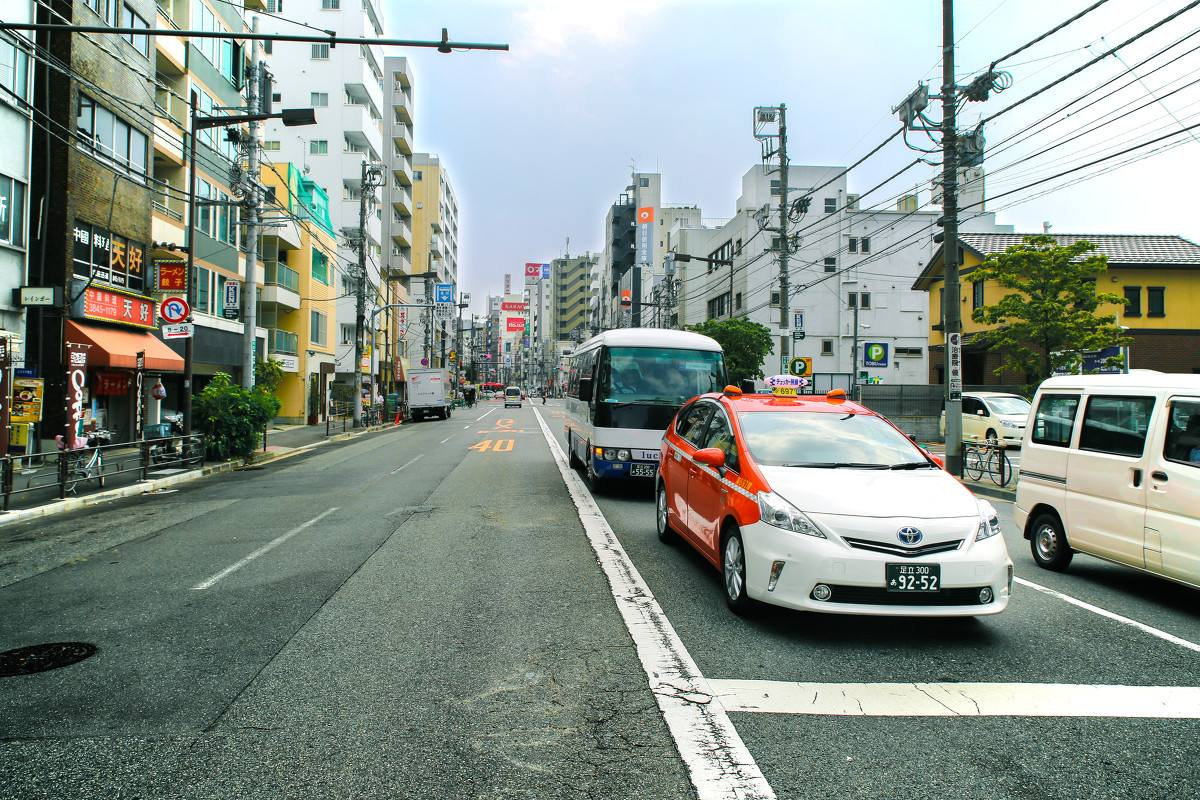
#> input picture test.jpg, 1200 x 800 px, given in place of template.bmp, which was not available
$ python genplate.py
#> lines starting #> are read from the running program, lines starting #| are printed output that depends on the picture; after the words box and inside, x2 and y2 are one past the last pixel; in counts of white or black regions, pixels touching at a corner belong together; pictures that were not available may be replaced by others from this repository, and a replacement may not be noted
#coding=utf-8
import PIL
from PIL import ImageFont
from PIL import Image
from PIL import ImageDraw
import cv2;
import numpy as np;
import os;
from math import *

# GEN_ROOT = "./platemode"
GEN_ROOT = "./"
# font = ImageFont.truetype("Arial-Bold.ttf",14)

index = {"京": 0, "沪": 1, "津": 2, "渝": 3, "冀": 4, "晋": 5, "蒙": 6, "辽": 7, "吉": 8, "黑": 9, "苏": 10, "浙": 11, "皖": 12,
         "闽": 13, "赣": 14, "鲁": 15, "豫": 16, "鄂": 17, "湘": 18, "粤": 19, "桂": 20, "琼": 21, "川": 22, "贵": 23, "云": 24,
         "藏": 25, "陕": 26, "甘": 27, "青": 28, "宁": 29, "新": 30, "0": 31, "1": 32, "2": 33, "3": 34, "4": 35, "5": 36,
         "6": 37, "7": 38, "8": 39, "9": 40, "A": 41, "B": 42, "C": 43, "D": 44, "E": 45, "F": 46, "G": 47, "H": 48,
         "J": 49, "K": 50, "L": 51, "M": 52, "N": 53, "P": 54, "Q": 55, "R": 56, "S": 57, "T": 58, "U": 59, "V": 60,
         "W": 61, "X": 62, "Y": 63, "Z": 64};

chars = ["京", "沪", "津", "渝", "冀", "晋", "蒙", "辽", "吉", "黑", "苏", "浙", "皖", "闽", "赣", "鲁", "豫", "鄂", "湘", "粤", "桂",
             "琼", "川", "贵", "云", "藏", "陕", "甘", "青", "宁", "新", "0", "1", "2", "3", "4", "5", "6", "7", "8", "9", "A",
             "B", "C", "D", "E", "F", "G", "H", "J", "K", "L", "M", "N", "P", "Q", "R", "S", "T", "U", "V", "W", "X",
             "Y", "Z"
             ];
def cv_imwrite(filename,src):
    cv2.imencode('.jpg',src)[1].tofile(filename)
def cv_imread(file_path):
    cv_img=cv2.imdecode(np.fromfile(file_path,dtype=np.uint8),-1)
    return cv_img

def AddSmudginess(img, Smu):
    rows = r(Smu.shape[0] - 50)

    cols = r(Smu.shape[1] - 50)
    adder = Smu[rows:rows + 50, cols:cols + 50];
    adder = cv2.resize(adder, (50, 50));
    #   adder = cv2.bitwise_not(adder)
    img = cv2.resize(img,(50,50))
    img = cv2.bitwise_not(img)
    img = cv2.bitwise_and(adder, img)
    img = cv2.bitwise_not(img)
    return img

def rot(img,angel,shape,max_angel):
    """ 使图像轻微的畸变
        img 输入图像
        factor 畸变的参数
        size 为图片的目标尺寸
    """
    size_o = [shape[1],shape[0]]

    size = (shape[1]+ int(shape[0]*cos((float(max_angel )/180) * 3.14)),shape[0])


    interval = abs( int( sin((float(angel) /180) * 3.14)* shape[0]));

    pts1 = np.float32([[0,0]         ,[0,size_o[1]],[size_o[0],0],[size_o[0],size_o[1]]])
    if(angel>0):

        pts2 = np.float32([[interval,0],[0,size[1]  ],[size[0],0  ],[size[0]-interval,size_o[1]]])
    else:
        pts2 = np.float32([[0,0],[interval,size[1]  ],[size[0]-interval,0  ],[size[0],size_o[1]]])

    M  = cv2.getPerspectiveTransform(pts1,pts2);
    dst = cv2.warpPerspective(img,M,size);

    return dst;

def rotRandrom(img, factor, size):
    shape = size;
    pts1 = np.float32([[0, 0], [0, shape[0]], [shape[1], 0], [shape[1], shape[0]]])
    pts2 = np.float32([[r(factor), r(factor)], [ r(factor), shape[0] - r(factor)], [shape[1] - r(factor),  r(factor)],
                       [shape[1] - r(factor), shape[0] - r(factor)]])
    M = cv2.getPerspectiveTransform(pts1, pts2);
    dst = cv2.warpPerspective(img, M, size);
    return dst;


def tfactor(img):
    hsv = cv2.cvtColor(img,cv2.COLOR_BGR2HSV);

    hsv[:,:,0] = hsv[:,:,0]*(0.8+ np.random.random()*0.2);
    hsv[:,:,1] = hsv[:,:,1]*(0.3+ np.random.random()*0.7);
    hsv[:,:,2] = hsv[:,:,2]*(0.2+ np.random.random()*0.8);

    img = cv2.cvtColor(hsv,cv2.COLOR_HSV2BGR);
    return img

def random_envirment(img,data_set):
    index=r(len(data_set))
    env = cv2.imread(data_set[index])

    env = cv2.resize(env,(img.shape[1],img.shape[0]))

    bak = (img==0);
    bak = bak.astype(np.uint8)*255;
    inv = cv2.bitwise_and(bak,env)
    img = cv2.bitwise_or(inv,img)
    return img

def GenCh(f,val):
    img=Image.new("RGB", (45,70),(255,255,255))
    draw = ImageDraw.Draw(img)
    draw.text((0, 3),val,(0,0,0),font=f)
    img =  img.resize((23,70))
    A = np.array(img)

    return A
def GenCh1(f,val):
    img=Image.new("RGB", (23,70),(255,255,255))
    draw = ImageDraw.Draw(img)
    draw.text((0, 2),val,(0,0,0),font=f)
    A = np.array(img)
    return A
def AddGauss(img, level):
    return cv2.blur(img, (level * 2 + 1, level * 2 + 1));


def r(val):
    return int(np.random.random() * val)

def AddNoiseSingleChannel(single):
    diff = 255-single.max();
    noise = np.random.normal(0,1+r(6),single.shape);
    noise = (noise - noise.min())/(noise.max()-noise.min())
    noise= diff*noise;
    noise= noise.astype(np.uint8)
    dst = single + noise
    return dst

def addNoise(img,sdev = 0.5,avg=10):
    img[:,:,0] =  AddNoiseSingleChannel(img[:,:,0]);
    img[:,:,1] =  AddNoiseSingleChannel(img[:,:,1]);
    img[:,:,2] =  AddNoiseSingleChannel(img[:,:,2]);
    return img;


class GenPlate:


    def __init__(self,fontCh,fontEng,NoPlates):
#> called with fontCh = './/font/platech.ttf', fontEng = './/font/platechar.ttf', NoPlates = './/NoPlates'
        self.fontC =  ImageFont.truetype(fontCh,43,0);
        self.fontE =  ImageFont.truetype(fontEng,60,0);
        self.img=np.array(Image.new("RGB", (226,70),(255,255,255)))
        self.bg  = cv2.resize(cv2.imread(GEN_ROOT+"/images/template.bmp"),(226,70));
        self.smu = cv2.imread(GEN_ROOT+"/images/smu2.jpg");
#> self.smu is the input picture: shape (800, 1200, 3); mean B, G, R 139.4, 147.2, 135.9
        self.noplates_path = [];
        for parent,parent_folder,filenames in os.walk(NoPlates):
            for filename in filenames:
                path = parent+"/"+filename;
                self.noplates_path.append(path);


    def draw(self,val):
        offset= 2
        self.img[0:70,offset+8:offset+8+23]= GenCh(self.fontC,val[0]);
        self.img[0:70,offset+8+23+6:offset+8+23+6+23]= GenCh1(self.fontE,val[1]);
        for i in range(5):
            base = offset+8+23+6+23+17 +i*23 + i*6 ;
            self.img[0:70, base  : base+23]= GenCh1(self.fontE,val[i+2]);
        return self.img
    def generate(self,text):
        # if len(text) == 9:
        if True:
            fg = self.draw(text);
            fg = cv2.bitwise_not(fg);
            com = cv2.bitwise_or(fg,self.bg);
            com = rot(com,r(60)-30,com.shape,30);
            com = rotRandrom(com,10,(com.shape[1],com.shape[0]));
            #com = AddSmudginess(com,self.smu)
            com = tfactor(com)
            com = random_envirment(com,self.noplates_path);
            com = AddGauss(com, 1+r(4));
            com = addNoise(com);


            return com
    def genPlateString(self,pos,val):
        plateStr = "";
        box = [0,0,0,0,0,0,0];
        if(pos!=-1):
            box[pos]=1;
        for unit,cpos in zip(box,range(len(box))):
            if unit == 1:
                plateStr += val
            else:
                if cpos == 0:
                    plateStr += chars[r(31)]
                elif cpos == 1:
                    plateStr += chars[41+r(24)]
                else:
                    plateStr += chars[31 + r(34)]

        return plateStr;

    def genBatch_save(self, batchSize,pos,charRange, outputPath,size):
        if (not os.path.exists(outputPath)):
            os.mkdir(outputPath)
        for i in range(batchSize):
            plateStr = self.genPlateString(-1,-1)
            # print(plateStr,type(plateStr))
            img =  self.generate(plateStr);
            img = cv2.resize(img,size);
            filename = os.path.join(outputPath, str(i).zfill(4) + '-' + plateStr+ ".jpg")
            # print(filename,type(filename))
            # cv2.imwrite(filename, img); #不支持中文，使用 cv2.imencode('.jpg',src)[1].tofile(filename) 替代
            cv_imwrite(filename, img)
    def genBatch(self, batchSize,pos,charRange,size):
        l_plateStr,l_plateImg =[],[]
        for i in range(batchSize):
            plateStr = self.genPlateString(-1,-1)
            # print(plateStr,type(plateStr))
            img =  self.generate(plateStr);
#> in GenCh, `img=Image.new("RGB", (45,70),(255,255,255))`: img: PIL image 45x70 RGB; every value is 255
#> in GenCh1, `img=Image.new("RGB", (23,70),(255,255,255))`: img: PIL image 23x70 RGB; every value is 255
#> in draw, `self.img[0:70,offset+8+23+6:offset+8+23+6+23]= GenCh1(self.fontE,val[1..`: self.img: shape (70, 226, 3); min 0, max 255, mean 248.1
#> after the loop in draw, `for i in range(5):`:
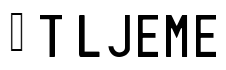
#> self.img: shape (70, 226, 3); min 0, max 255, mean 216.5
#> in tfactor, `hsv = cv2.cvtColor(img,cv2.COLOR_BGR2HSV);`: hsv: shape (70, 286, 3); mean H, S, V 37.4, 22, 96.7
#> in tfactor, `hsv[:,:,0] = hsv[:,:,0]*(0.8+ np.random.random()*0.2);`: hsv: shape (70, 286, 3); mean H, S, V 29.8, 22, 96.7
#> in tfactor, `hsv[:,:,1] = hsv[:,:,1]*(0.3+ np.random.random()*0.7);`: hsv: shape (70, 286, 3); mean H, S, V 29.8, 19.2, 96.7
#> in tfactor, `hsv[:,:,2] = hsv[:,:,2]*(0.2+ np.random.random()*0.8);`: hsv: shape (70, 286, 3); mean H, S, V 29.8, 19.2, 79.2
#> in random_envirment, `env = cv2.resize(env,(img.shape[1],img.shape[0]))`:
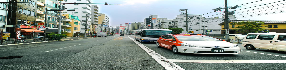
#> env: shape (70, 286, 3); mean B, G, R 139.2, 147, 135.8
#> in AddGauss, `return cv2.blur(img, (level * 2 + 1, level * 2 + 1));`:
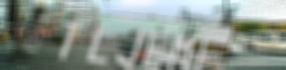
#> returned value: shape (70, 286, 3); mean of channels 0, 1, 2 142.3, 149.4, 139.4; drawn as B, G, R
#> in AddNoiseSingleChannel, `diff = 255-single.max();`: diff = 0
#> in AddNoiseSingleChannel, `noise= diff*noise;`: noise: shape (70, 286) float64; every value is 0
#> in AddNoiseSingleChannel, `noise= noise.astype(np.uint8)`: noise: shape (70, 286); every value is 0
#> in AddNoiseSingleChannel (call 2), `diff = 255-single.max();`: diff = 1
#> in AddNoiseSingleChannel (call 2), `noise= noise.astype(np.uint8)`:
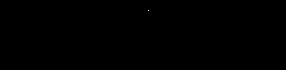
#> noise: shape (70, 286); values 0 (black) and 1 (white), 0% white in thin lines or dots, all inside (x1, y1, x2, y2) = (148, 10, 149, 11)
#> in AddNoiseSingleChannel (call 2), `dst = single + noise`:
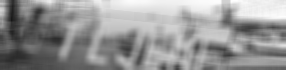
#> dst: shape (70, 286); min 23, max 254, mean 149.4
#> in addNoise, `img[:,:,1] =  AddNoiseSingleChannel(img[:,:,1]);`: img: shape (70, 286, 3); under 0.01% of pixels changed, all inside (x1, y1, x2, y2) = (148, 10, 149, 11)
#> in AddNoiseSingleChannel (call 3), `diff = 255-single.max();`: diff = 3
#> in AddNoiseSingleChannel (call 3), `noise= noise.astype(np.uint8)`:
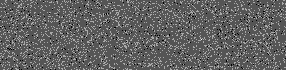
#> noise: shape (70, 286); min 0, max 3, mean 1.15; drawn with min black and max white
            img = cv2.resize(img,size);
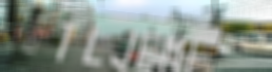
#> img: shape (72, 272, 3); mean B, G, R 142.2, 149.3, 140.5
            l_plateStr.append(plateStr)
            l_plateImg.append(img)
        return l_plateStr,l_plateImg

 # G = GenPlate("./platemode/font/platech.ttf",'./platemode/font/platechar.ttf',"./platemode/NoPlates")
# G.genBatch(2,2,range(31,65),"./platemode/plate_test/",(272,72))


# np.random.seed(5)

chars = ["京", "沪", "津", "渝", "冀", "晋", "蒙", "辽", "吉", "黑", "苏", "浙", "皖", "闽", "赣", "鲁", "豫", "鄂", "湘", "粤", "桂",
             "琼", "川", "贵", "云", "藏", "陕", "甘", "青", "宁", "新", "0", "1", "2", "3", "4", "5", "6", "7", "8", "9", "A",
             "B", "C", "D", "E", "F", "G", "H", "J", "K", "L", "M", "N", "P", "Q", "R", "S", "T", "U", "V", "W", "X",
             "Y", "Z"
             ];
M_strIdx = dict(zip(chars, range(len(chars))))

n_generate = 125
rows = 25
cols = int(n_generate/rows)

G = GenPlate(GEN_ROOT+"/font/platech.ttf",GEN_ROOT+'/font/platechar.ttf',GEN_ROOT+"/NoPlates")
l_plateStr,l_plateImg = G.genBatch(100,2,range(31,65),(272,72))

if False:
    l_out = []
    for i in range(rows):
        l_tmp = []
        for j in range(cols):
            l_tmp.append(l_plateImg[i*cols+j])

        l_out.append(np.hstack(l_tmp))

    cv2.imshow('Image', np.vstack(l_out))
    cv2.waitKey()
    cv2.destroyAllWindows()
